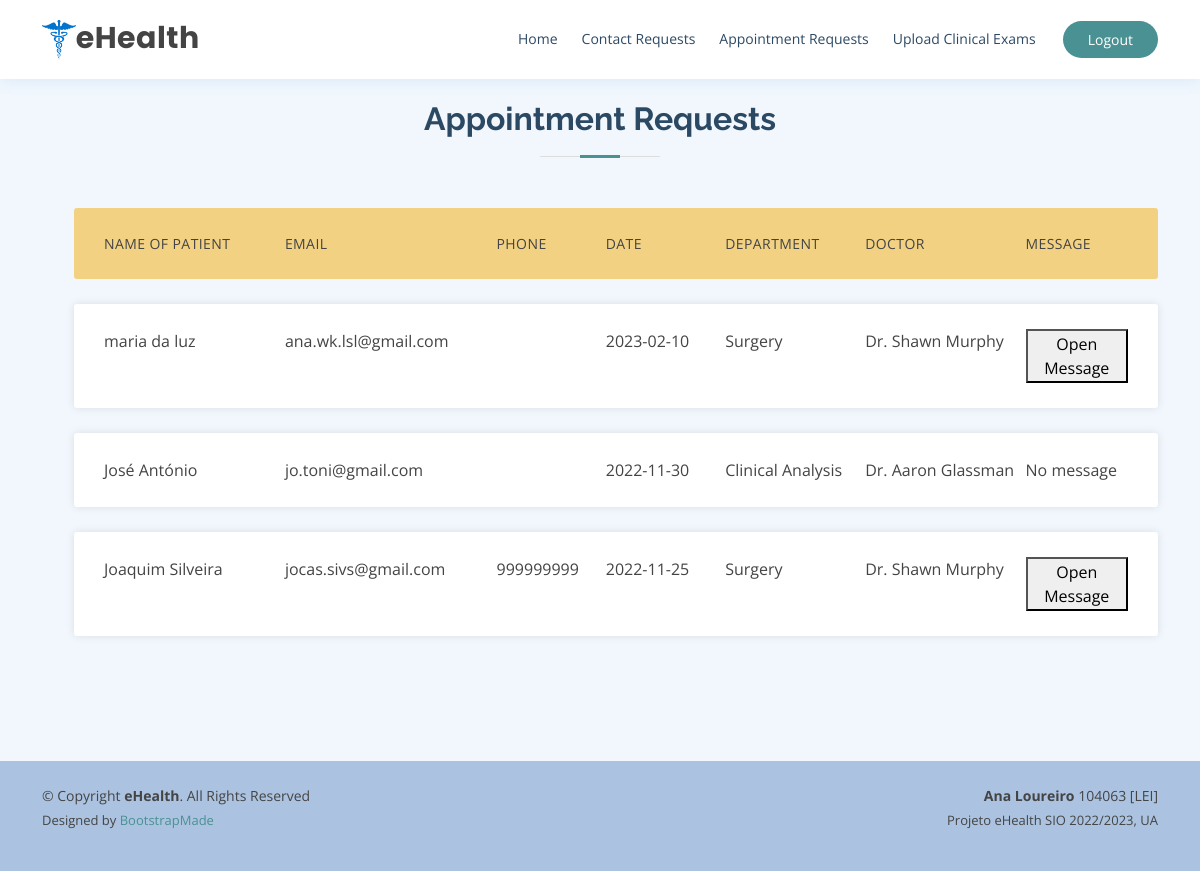
Page /ADMappointmentReq.php (signed in) on the committed database.
### tables this page shows
CREATE TABLE `appointment` (
  `name` varchar(64) NOT NULL,
  `email` varchar(64) NOT NULL,
  `phone` int DEFAULT NULL,
  `date` date NOT NULL,
  `department` varchar(64) NOT NULL,
  `doctor` varchar(64) NOT NULL,
  `message` varchar(200) DEFAULT NULL
);

### www/ADMappointmentReq.php (the view, shortened to what this page needs)
<!DOCTYPE html>
<html lang="en">
<head>
  <link href="assets/vendor/fontawesome-free/css/all.min.css" rel="stylesheet">
  <link href="assets/vendor/animate.css/animate.min.css" rel="stylesheet">
  <link href="assets/vendor/bootstrap/css/bootstrap.min.css" rel="stylesheet">
  <link href="assets/vendor/bootstrap-icons/bootstrap-icons.css" rel="stylesheet">
  <link href="assets/vendor/boxicons/css/boxicons.min.css" rel="stylesheet">
  <link href="assets/vendor/glightbox/css/glightbox.min.css" rel="stylesheet">
  <link href="assets/vendor/remixicon/remixicon.css" rel="stylesheet">
  <link href="assets/vendor/swiper/swiper-bundle.min.css" rel="stylesheet">
  <link href="assets/css/style.css" rel="stylesheet">
</head>
<body>
<?php
  include_once 'layout/header.php'
?>
  <section id="exams" class="appointment section-bg">
    <div class="container">
      <div class="section-title">
        <h2>Appointment Requests</h2>
      </div>
      <ul class="responsive-table-appointment">
        <li class="table-header">
          <div class="col col-1">Name of Patient</div>
          <div class="col col-2">Email</div>
          <div class="col col-3">Phone</div>
          <div class="col col-4">Date</div>
          <div class="col col-5">Department</div>
          <div class="col col-6">Doctor</div>
          <div class="col col-7">Message</div>
        </li>
        <?php
            require_once 'phpFunctions/dbh.inc.php';
            if($_SESSION["userType"] == "admin"){
              $sql = "SELECT * FROM appointment";
              if(!mysqli_query($conn, $sql)) {
                echo "<script>alert('Something went wrong. Please try again later')</script>";
                exit();
              }else{
                $resultData = mysqli_query($conn, $sql);
              }
              while ($row = $resultData->fetch_assoc()){
                 $num = $num+1;
                  echo '<li class="table-row">';
                  echo '<div class="col col-1" data-label="name">' .$row["name"] . '</div>';
                  echo '<div class="col col-2" data-label="email">' .$row["email"] . '</div>';
                  echo '<div class="col col-3" data-label="phone">' .$row["phone"] . '</div>';
                  echo '<div class="col col-4" data-label="date">' .$row["date"] . '</div>';
                  echo '<div class="col col-5" data-label="dpt">' .$row["department"] . '</div>';
                  echo '<div class="col col-6" data-label="doc">' .$row["doctor"] . '</div>';
                  if (!$row["message"]==Null){
                    echo "<div class='col col-7' data-label='Message'><button type='button' class='btn-lg' data-toggle='modal' data-target='#approve".$num."'>Open Message</button></div>";
                  }
                  else{
                    echo '<div class="col col-7" data-label="Message"> No message </div>';
                  }
              }
            }
          ?>
  </section>
  <?php
  include_once 'layout/footer.php'
  ?>
</body>
</html>

### www/layout/header.php (shortened to what this page needs)
<header id="header" class="fixed-top">
   <div class="container d-flex align-items-center">
     <h1 class="logo me-auto"><img src="assets/img/eHealth-logo.png">eHealth</h1>
     <nav id="navbar" class="navbar order-last order-lg-0">
       <ul>
       <?php
             if($_SESSION["userType"] == "normal"){
               echo "<li><a href='../loggedIn.php'>Home</a></li>";
               echo '<li><a href="../contact.php">Contact</a></li>';
               echo '<li><a  href="../appointment.php">Make an Appointment</a></li>';
               echo "<li><a href='../downloadAndStore.php'> Download your clinical exams </a></li>";
               echo "<li><a href='../userInfo.php'>Account Information</a></li>";
             }
             else if($_SESSION["userType"] == "admin"){
               echo "<li><a href='../loggedIn.php'>Home</a></li>";
               echo "<li><a href='../ADMcontactReq.php'> Contact Requests </a></li>";
               echo "<li><a href='../ADMappointmentReq.php'> Appointment Requests </a></li>";
               echo "<li><a href='../ADMupload.php'> Upload Clinical Exams </a></li>";
             }
             else{
               echo "<li><a href='../index.php'>Home</a></li>";
               echo '<li><a href="../contact.php">Contact</a></li>';
               echo '<li><a  href="../appointment.php">Make an Appointment</a></li>';
               echo "<li><a href='../downloadExams.php'> Download your clinical exams </a></li>";
             }
         ?>
       </ul>
     </nav>
     <?php
             if(isset($_SESSION["userID"])) {
               echo "<a href='phpFunctions/logout.inc.php' class='appointment-btn scrollto'>Logout</a>";
             }
             else{
               echo "<a href='#myModal'class='appointment-btn scrollto' data-toggle='modal'>Login</a>";
             }
     ?>
   </div>
 </header>

### www/layout/footer.php
<footer id="footer" style="background: #abc3e0 !important;">
  <div class="container py-4">
    <div class="row">
    <div class="col-md-6 text-md-start">
      <div class="copyright">
        &copy; Copyright <strong><span>eHealth</span></strong>. All Rights Reserved
      </div>
      <div class="credits">
        Designed by <a href="https://bootstrapmade.com/">BootstrapMade</a>
      </div>
  </div>
    <div class="col-md-6 text-md-end float-end" >
      <div class="copyright">
        <strong><span>Ana Loureiro</span></strong> 104063 [LEI]
      </div>
      <div class="credits">
          <p>Projeto eHealth SIO 2022/2023, UA</p>
      </div>
  </div>
  </div>
</div>
</footer>

### www/assets/css/style.css (style rules this page uses)
body { font-family: "Open Sans", sans-serif; color: #444444; }
a { color: #4a9194; text-decoration: none; }
h1, h2, h3, h4, h5, h6 { font-family: "Raleway", sans-serif; }
#header { background: #fff; transition: all 0.5s; padding: 15px 0; box-shadow: 0px 2px 15px rgba(25, 119, 204, 0.1); }
#header .logo { font-size: 30px; margin: 0; padding: 0; line-height: 1; font-weight: 700; letter-spacing: 0.5px; font-family: "Poppins", sans-serif; }
#header .logo img { max-height: 40px; }
.appointment-btn { margin-left: 25px; background: #4a9194; color: #fff; border-radius: 50px; padding: 8px 25px; white-space: nowrap; transition: 0.3s; font-size: 14px; display: inline-block; }
.navbar { padding: 0; }
.navbar ul { margin: 0; padding: 0; display: flex; list-style: none; align-items: center; }
.navbar li { position: relative; }
.navbar>ul>li { position: relative; white-space: nowrap; padding: 8px 0 8px 20px; }
.navbar a, .navbar a:focus { display: flex; align-items: center; justify-content: space-between; font-size: 14px; color: #2c4964; white-space: nowrap; transition: 0.3s; border-bottom: 2px solid #fff; padding: 5px 2px; }
section { padding: 100px 0; overflow: hidden; }
.section-bg { background-color: #f1f7fd; }
.section-title { text-align: center; padding-bottom: 30px; }
.section-title h2 { font-size: 32px; font-weight: bold; margin-bottom: 20px; padding-bottom: 20px; position: relative; color: #2c4964; }
.section-title h2::before { content: ""; position: absolute; display: block; width: 120px; height: 1px; background: #ddd; bottom: 1px; left: calc(50% - 60px); }
.section-title h2::after { content: ""; position: absolute; display: block; width: 40px; height: 3px; background: #4a9194; bottom: 0; left: calc(50% - 20px); }
#footer { color: #444444; font-size: 14px; background: #4e86be; }
#footer .credits { padding-top: 5px; font-size: 13px; color: #444444; }
.responsive-table-appointment li { border-radius: 3px; padding: 25px 30px; display: flex; justify-content: space-between; margin-bottom: 25px; }
.responsive-table-appointment .table-header { background-color: #f2d183; font-size: 14px; text-transform: uppercase; letter-spacing: 0.03em; }
.responsive-table-appointment .table-row { background-color: #fff; box-shadow: 0px 0px 9px 0px rgba(0, 0, 0, 0.1); }
.responsive-table-appointment .col-1 { flex-basis: 17%; }
.responsive-table-appointment .col-2 { flex-basis: 20%; }
.responsive-table-appointment .col-3 { flex-basis: 10%; }
.responsive-table-appointment .col-4 { flex-basis: 11%; }
.responsive-table-appointment .col-5 { flex-basis: 13%; }
.responsive-table-appointment .col-6 { flex-basis: 15%; }
.responsive-table-appointment .col-7 { flex-basis: 10%; }

### rows in the picture
appointment: name "maria da luz", email "ana.wk.lsl@gmail.com", date "2023-02-10", department "Surgery", doctor "Dr. Shawn Murphy"
appointment: name "José António", email "jo.toni@gmail.com", date "2022-11-30", department "Clinical Analysis", doctor "Dr. Aaron Glassman", message "No message"
appointment: name "Joaquim Silveira", email "jocas.sivs@gmail.com", phone "999999999", date "2022-11-25", department "Surgery", doctor "Dr. Shawn Murphy"
